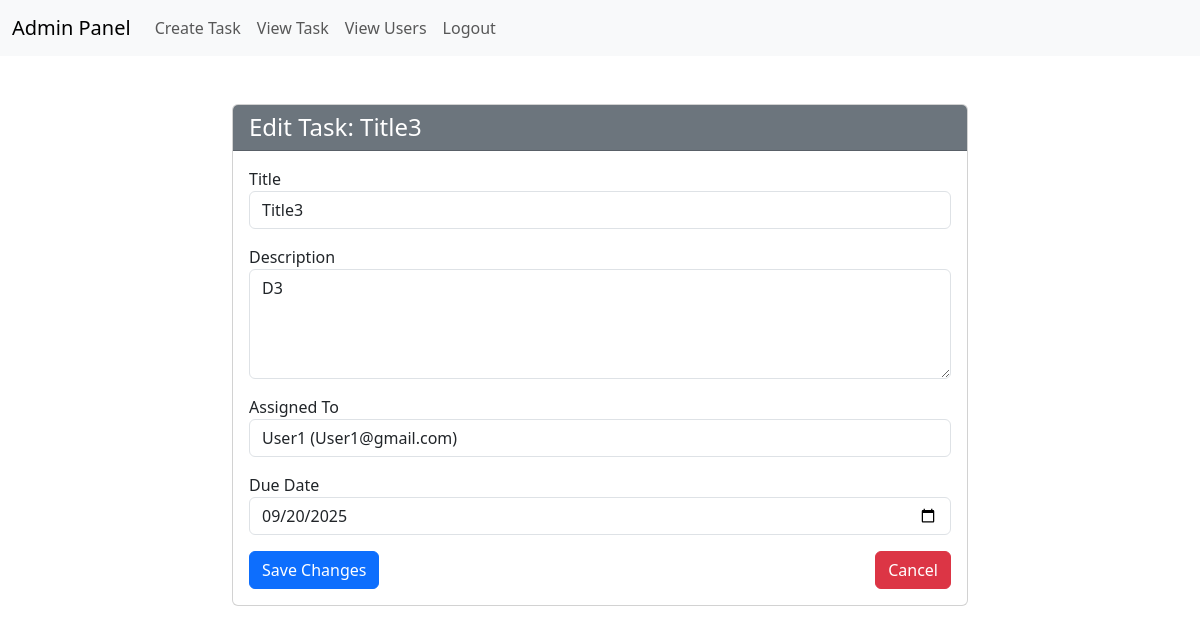
Page /userppoiint/updatetask/5/ (signed in) on the earlier database version.
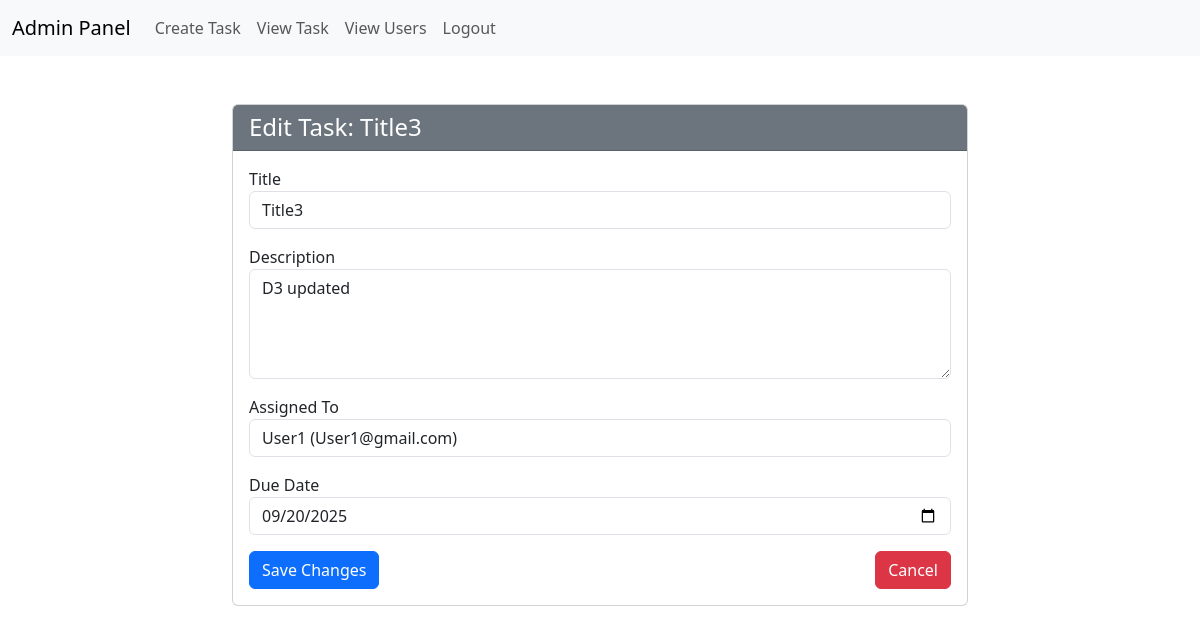
Same page on the later database version.
### apipoint/models.py (models this page shows, shortened)
class TaskModel(models.Model):
    title = models.CharField(max_length=100)
    description = models.TextField()
    assignedto = models.ForeignKey(User, on_delete=models.CASCADE,related_name='assigned_tasks')
    duedate = models.DateField()
    status = models.CharField(max_length=20,default='Pending')
    completionreport = models.TextField(default='No Report', null=True, blank=True)
    workedhours = models.IntegerField(null=True,blank=True)
    supervisor = models.ForeignKey(User, on_delete=models.CASCADE, related_name='supervisor_tasks')
    created_at = models.DateTimeField(auto_now_add=True)
    updated_at = models.DateTimeField(auto_now=True)

### superadminpoint/models.py (models this page shows, shortened)
class CustomUser(AbstractUser):
    name = models.CharField(max_length=255)
    email = models.EmailField(unique=True)
    rolechoice = (
        ('admin', 'Admin'),
        ('user', 'User')
    )
    role = models.CharField(max_length=10, choices=rolechoice)
    assigned_admin = models.ForeignKey('self', on_delete=models.SET_NULL, null=True, blank=True)

### adminpoint/views.py (the view, shortened to what this page needs)
# urls.py: path('updatetask/<int:task_id>/', views.UpdateTaskView.as_view(), name='updatetask'),
@method_decorator(Client_required, name='dispatch')
class UpdateTaskView(View):
    def get(self, request, task_id):
        task = TaskModel.objects.get(id=task_id)
        users = CustomUser.objects.filter(Q(role='user') & Q(assigned_admin=request.user.id))
        today = dt.date.today().isoformat()
        return render(request, 'admin/updatetask.html', {'task':task, 'users':users, 'today':today})

### adminpoint/views.py (called while the page is built)
def Client_required(function):
    def wrap(request, *args, **kwargs):
        if request.user.is_authenticated and request.user.role == 'admin':
            return function(request, *args, **kwargs)
        else:
            return redirect(reverse('commn:login'))
    return wrap

### template/admin/updatetask.html (shortened to what this page needs)
{% extends 'index.html' %}
{% block content %}
<div class="container mt-5">
    <div class="row justify-content-center">
        <div class="col-md-8">
            <div class="card">
                <div class="card-header bg-secondary text-white">
                    <h4 class="mb-0">Edit Task: {{ task.title }}</h4>
                </div>
                <div class="card-body">
                    <form method="post" action="{% url 'adminpoint:updatetask' task.id %}">
                        <div class="form-group mb-3">
                            <label for="id_title">Title</label>
                            <input type="text" class="form-control" id="id_title" name="title" value="{{ task.title }}" required>
                        </div>
                        <div class="form-group mb-3">
                            <label for="id_description">Description</label>
                            <textarea class="form-control" id="id_description" name="description" rows="4" required>{{ task.description }}</textarea>
                        </div>
                        <div class="form-group mb-3">
                            <label for="id_assignedto">Assigned To</label>
                            <select class="form-control" id="id_assignedto" name="assignedto" required>
                                {% for user in users %}
                                    <option value="{{ user.id }}" {% if user.id == task.assignedto.id %}selected{% endif %}>
                                        {{ user.name }} ({{ user.username }})
                                    </option>
                                {% endfor %}
                            </select>
                        </div>
                        <div class="form-group mb-3">
                            <label for="id_duedate">Due Date</label>
                            <input type="date" class="form-control" id="id_duedate" name="duedate" value="{{ task.duedate|date:'Y-m-d' }}" min="{{ today }}" required>
                        </div>
                        <div class="d-flex justify-content-between mt-3">
                            <button type="submit" class="btn btn-primary">Save Changes</button>
                            <a href="{% url 'adminpoint:tasklist' %}" class="btn btn-danger">Cancel</a>
                        </div>
                    </form>
                </div>
            </div>
        </div>
    </div>
</div>
{% endblock %}

Differences in the rows shown:
changed TaskModel "Title3": description "D3" → "D3 updated"
